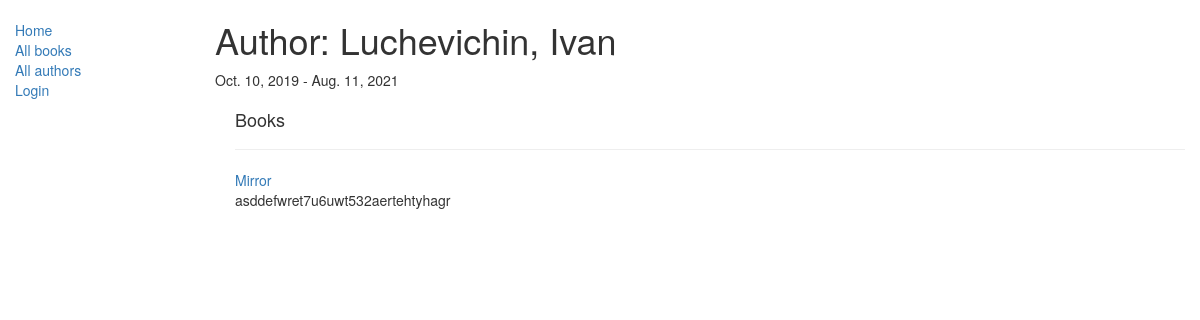
/catalog/author/3, run on an earlier commit of the app's database.
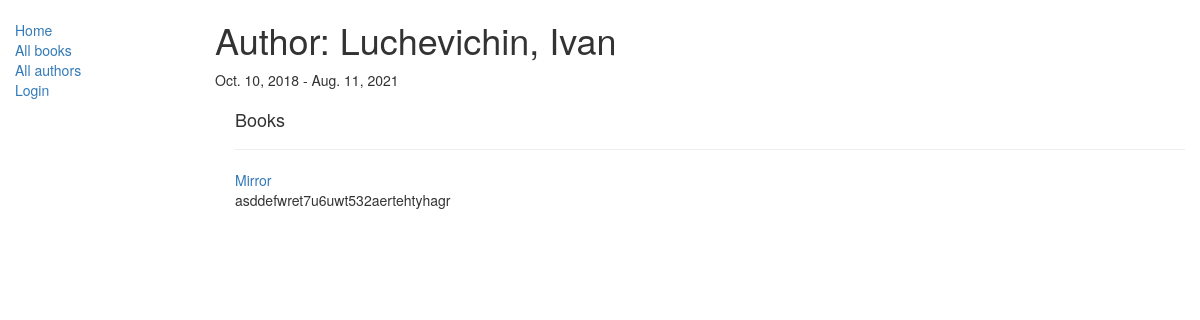
And on a later commit of the database.
### catalog/models.py (models this page shows, shortened)
class Author(models.Model):
    first_name = models.CharField(max_length=100)
    last_name = models.CharField(max_length=100)
    date_of_birth = models.DateField(null=True, blank=True)
    date_of_death = models.DateField('Died', null=True, blank=True)

### catalog/views.py (the view)
# urls.py: url(r'^author/(?P<pk>\d+)$', views.AuthorDetailView.as_view(), name='author-detail'),
class AuthorDetailView(generic.DetailView):
    model = Author

### catalog/models.py (called while the page is built)
    def get_absolute_url(self):
        return reverse('book-detail', args=[str(self.id)])

### catalog/templates/catalog/author_detail.html (shortened to what this page needs)
{% extends 'base_generic.html' %}
{% block content %}
    <h1>Author: {{ author.first_name }}, {{ author.last_name }}
    </h1>
    <p>{{ author.date_of_birth }} - {{ author.date_of_death }}</p>
    <div style="margin-left: 20px; margin-top: 20px">
    <h4>Books</h4>
    {% for book in author.book_set.all %}
    <hr>
        <a href="{{ book.get_absolute_url }}">{{ book.title }}</a>
    <p>{{ book.summary }}</p>
    {% endfor %}
    </div>
{% endblock %}

What changed in the data, as far as the page shows it:
changed Author "Luchevichin": date_of_birth "Oct. 10, 2019" → "Oct. 10, 2018"
